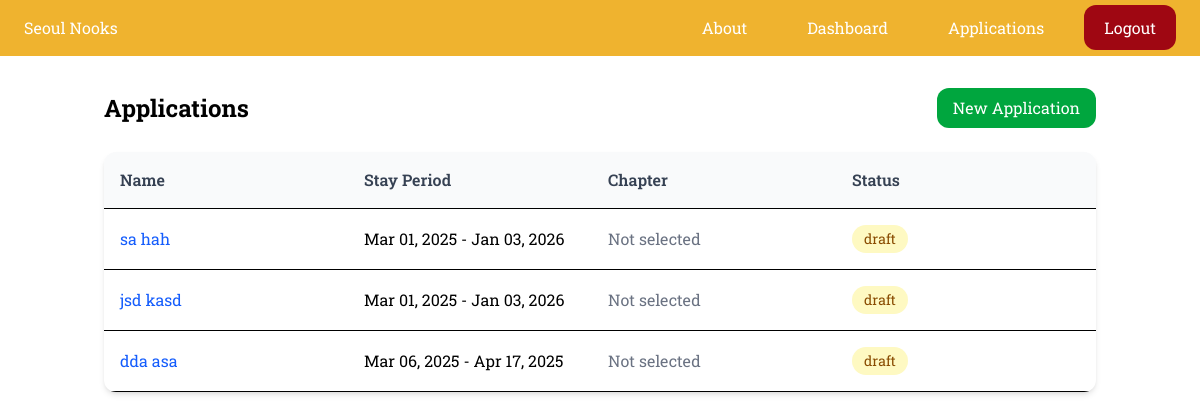
The page /dashboard/applications/list/ (signed in) on the database its author committed.
### applications/models.py (models this page shows, shortened)
class Application(models.Model):
    LOW = 'low'
    MEDIUM = 'medium'
    HIGH = 'high'
    CHOICES_PRIORITY = (
        (LOW, 'Low'),
        (MEDIUM, 'Medium'),
        (HIGH, 'High'),
    )
    priority = models.CharField(max_length=10, choices=CHOICES_PRIORITY, default=MEDIUM)
    NEW = 'new member'
    RETURNING = 'returning member'
    MEMBER_TYPE = (
        (NEW, 'new member'),
        (RETURNING, 'returning member'),
    )
    member_type = models.CharField(max_length=20, choices=MEMBER_TYPE, default=NEW)
    COUPLE = '1'
    INDIVIDUAL = '2'
    GUESTS = (
        (COUPLE, '1'),
        (INDIVIDUAL, '2'),
    )
    guests = models.CharField(max_length=2, choices=GUESTS, default=INDIVIDUAL)
    created_by = models.ForeignKey(User, related_name='applications', on_delete=models.CASCADE)
    created_at = models.DateTimeField(auto_now_add=True)
    modified_at = models.DateTimeField(auto_now=True)
    first_name = models.CharField(max_length=255)
    last_name = models.CharField(max_length=255)
    email = models.EmailField()
    question_1 = models.TextField(
        blank=True,
        null=True,
        verbose_name="Question 1: Please tell us about yourself and your interest in Seoul Nooks"
    )
    question_2 = models.TextField(
        blank=True,
        null=True,
        verbose_name="Question 2: What skills or contributions would you bring to our community?"
    )
    question_3 = models.TextField(
        blank=True,
        null=True,
        verbose_name="Question 3: What are your expectations for your stay?"
    )
    date_join = models.DateField(null=True, blank=True, verbose_name='Arrival Date')
    date_leave = models.DateField(null=True, blank=True, verbose_name='Departure Date')
    STATUS_DRAFT = 'Draft'
    STATUS_SUBMITTED = 'Submitted'
    STATUS_CHOICES = [
        (STATUS_DRAFT, 'Draft'),
        (STATUS_SUBMITTED, 'Submitted'),
    ]
    status = models.CharField(
        max_length=20,
        choices=STATUS_CHOICES,
        default=STATUS_DRAFT
    )
    STATUS_APPROVED_INTERVIEW = 'Approved for interview'
    STATUS_SCHEDULED_INTERVIEW = 'Scheduled interview'
    STATUS_INTERVIEW_PASSED = 'Interview passed'
    STATUS_REJECTED = 'Rejected'
    STATUS_ACCEPTED = 'Accepted'
    STATUS_WAITING_LIST = 'Waiting list'
    APPLICATION_STATUS_CHOICES = [
        (STATUS_APPROVED_INTERVIEW, 'Approved for interview'),
        (STATUS_SCHEDULED_INTERVIEW, 'Scheduled interview'),
        (STATUS_INTERVIEW_PASSED, 'Interview passed'),
        (STATUS_REJECTED, 'Rejected'),
        (STATUS_ACCEPTED, 'Accepted'),
        (STATUS_WAITING_LIST, 'Waiting list'),
        (STATUS_DRAFT, 'Application in progress'),
        (STATUS_SUBMITTED, 'Submitted'),
    ]
    application_status = models.CharField(
        max_length=40,
        choices=APPLICATION_STATUS_CHOICES,
        default=STATUS_DRAFT
    )
    coupon_code = models.CharField(max_length=50, blank=True, null=True)
    discount_amount = models.DecimalField(max_digits=10, decimal_places=2, default=0.00)
    is_hidden = models.BooleanField(default=False)
    chapter = models.ForeignKey(
        'chapters.Chapter',
        on_delete=models.SET_NULL,
        null=True,
        blank=True,
        related_name='applications'
    )

### applications/views.py (the view)
# urls.py: path('list/', views.applications_list, name='applications_list'),
@login_required
def applications_list(request):
    applications = Application.objects.filter(created_by=request.user, is_hidden=False)
    return render(request, 'applications/applications_list.html', {
        'applications': applications
    })

### applications/templates/applications/applications_list.html (shortened to what this page needs)
{% extends 'core/base.html' %}
{% block content %}
<div class="container mx-auto px-4 py-8">
    <div class="flex justify-between items-center mb-6">
        <h1 class="text-2xl font-bold">Applications</h1>
        <a href="{% url 'new_application' %}" class="py-2 px-4 bg-green-600 text-white rounded-xl hover:bg-green-700 transition-colors">
            New Application
        </a>
    </div>
    <div class="bg-white rounded-xl shadow-md overflow-hidden">
        <div class="grid grid-cols-4 gap-4 p-4 bg-gray-50 border-b">
            <div class="font-semibold text-gray-700">Name</div>
            <div class="font-semibold text-gray-700">Stay Period</div>
            <div class="font-semibold text-gray-700">Chapter</div>
            <div class="font-semibold text-gray-700">Status</div>
        </div>
        {% for application in applications %}
        <div class="grid grid-cols-4 gap-4 p-4 border-b hover:bg-gray-50 transition-colors">
            <div class="flex items-center">
                <a href="{% url 'application_detail' application.id %}" class="text-blue-600 hover:text-blue-800">
                    {{ application.first_name }} {{ application.last_name }}
                </a>
            </div>
            <div class="flex items-center">
                {{ application.date_join|date:"M d, Y" }} - {{ application.date_leave|date:"M d, Y" }}
            </div>
            <div class="flex items-center">
                {% if application.chapter %}
                    {{ application.chapter.name }}
                {% else %}
                    <span class="text-gray-500">Not selected</span>
                {% endif %}
            </div>
            <div class="flex items-center">
                <span class="px-3 py-1 rounded-full text-sm
                    {% if application.status == 'submitted' %}bg-green-100 text-green-800
                    {% elif application.status == 'draft' %}bg-yellow-100 text-yellow-800
                    {% else %}bg-gray-100 text-gray-800{% endif %}">
                    {{ application.get_status_display }}
                </span>
            </div>
        </div>
        {% empty %}
        <div class="p-8 text-center text-gray-500">
            No applications found. Start by creating a new application.
        </div>
        {% endfor %}
    </div>
</div>
{% endblock %}

### core/templates/core/base.html (shortened to what this page needs)
<!doctype html>
<html>
    <head>
        <script src="https://unpkg.com/@tailwindcss/browser@4"></script>
    </head>
    <body>
        <nav class="py-4 px-6 flex justify-between bg-[#EFB32F]">
            <a href="/" class="text-white">Seoul Nooks</a>
            <div class="space-x-4">
                <a href="{% url 'about' %}" class="py-3 px-5 text-white">About</a>
                {% if user.is_authenticated %}
                    <a href="{% url 'dashboard' %}" class="py-3 px-5 text-white">Dashboard</a>
                    <a href="{% url 'applications_list' %}" class="py-3 px-5 text-white">Applications</a>
                    <a href="{% url 'logout' %}" class="py-3 px-5 bg-red-800 rounded-xl text-white">Logout</a>
                {% else %}
                    <a href="{% url 'login' %}" class="py-3 px-5 bg-yellow-700 rounded-xl text-white">Login</a>
                    <a href="{% url 'signup' %}" class="py-3 px-5 bg-yellow-700 rounded-xl text-white">Sign up</a>
                {% endif %}
            </div>
        </nav>
        {% block content %}
        {% endblock %}
    </body>
</html>

### core/templates/core/base.html (style rules this page uses)
body { font-family: 'Roboto Slab', serif; }

### rows shown on the page
Application: first_name "sa", last_name "hah", date_join "Mar 01, 2025", date_leave "Jan 03, 2026", shows "Not selected", status "draft"
Application: first_name "jsd", last_name "kasd", date_join "Mar 01, 2025", date_leave "Jan 03, 2026", shows "Not selected", status "draft"
Application: first_name "dda", last_name "asa", date_join "Mar 06, 2025", date_leave "Apr 17, 2025", shows "Not selected", status "draft"
